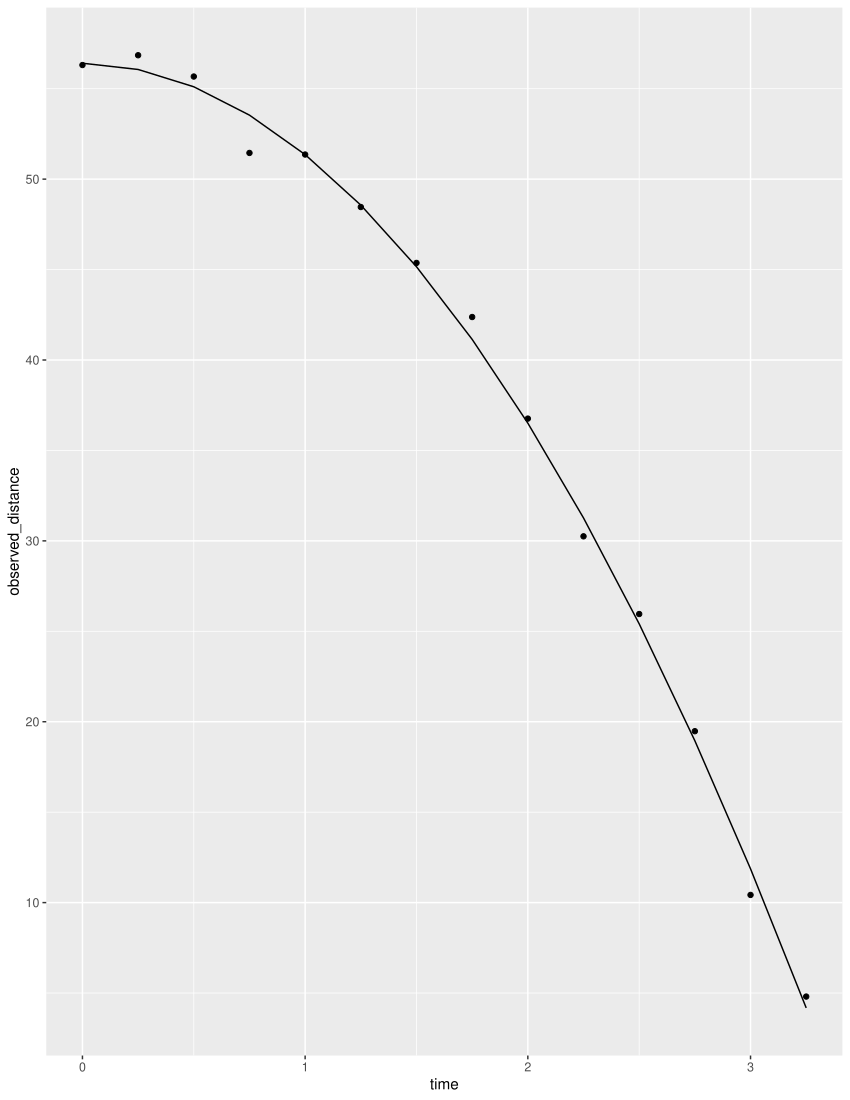

R code for this plot:
#Galileo falling object model

library(dslabs)
library(broom)


falling_object <- rfalling_object()

fit <- falling_object%>%
  mutate(time_squared = time^2)%>%
  lm(observed_distance~time+time_squared, data = .)

tidy(fit)


augment(fit)%>%ggplot() +
  geom_point(aes(time, observed_distance)) +
  geom_line(aes(time, .fitted))
